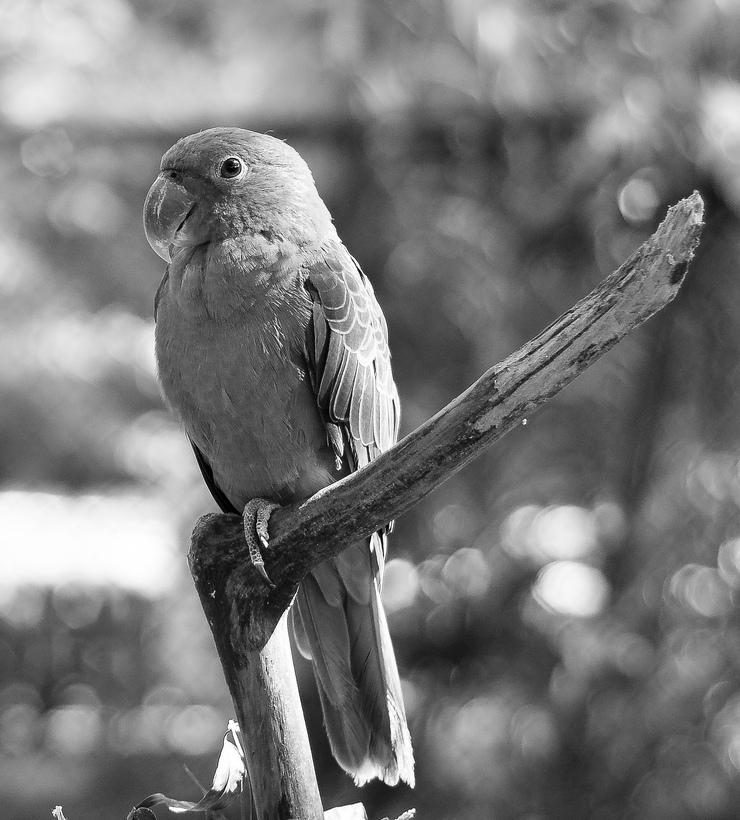
%> input picture matlab/aritmetik/parrot.jpg, 740 x 820 px
$ octave operators.m   (GNU Octave 9; MATLAB toolbox functions it lacks are replaced by stand-ins)
%> lines starting %> are read from the running program, lines starting %| are printed output that depends on the picture


I = imread('parrot.jpg');
%> I is the input picture: size 820x740 uint8; min 0, max 255, mean 121.1
% get information of pic
% whos I

%add
I1 = imadd(I,128);
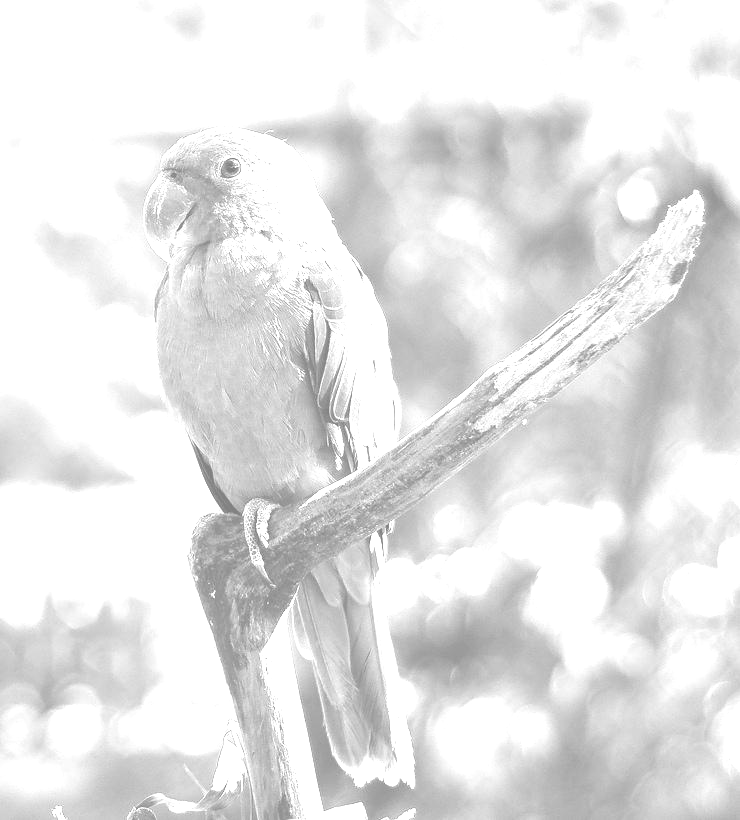
%> I1: size 820x740 uint8; min 128, max 255, mean 229.4

%subtract
I2 = imsubtract(I,128);
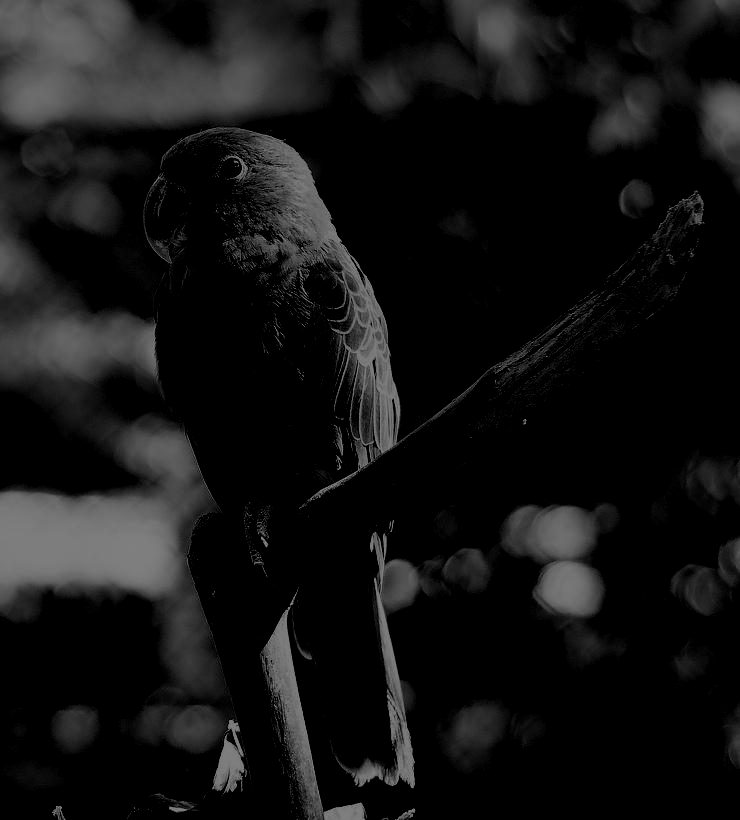
%> I2: size 820x740 uint8; min 0, max 127, mean 19.3

%multiply
I3 = immultiply(I,2);
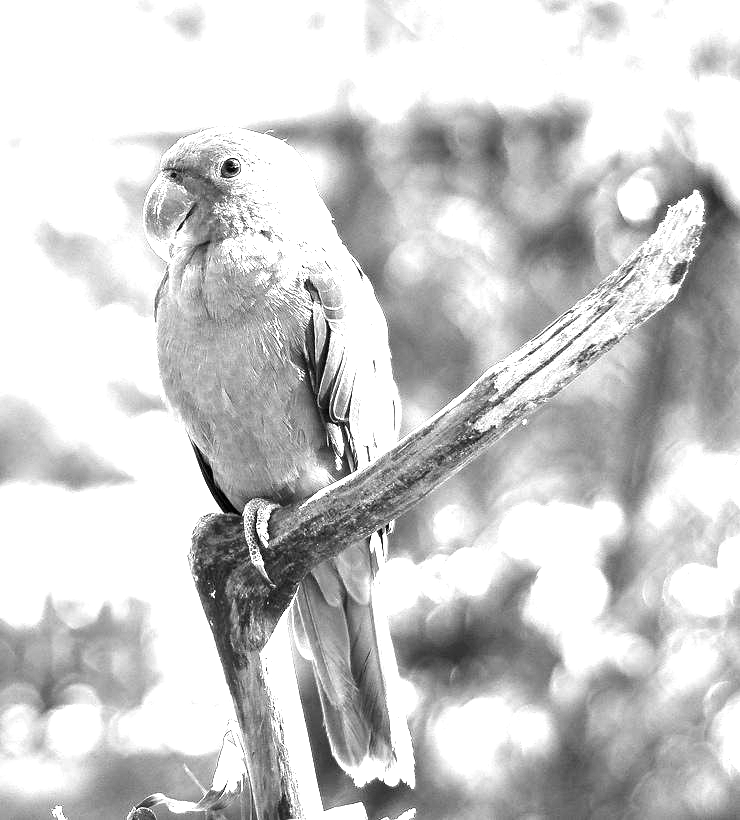
%> I3: size 820x740 uint8; min 0, max 255, mean 203.2

%divide
I4 = imdivide(I,2);
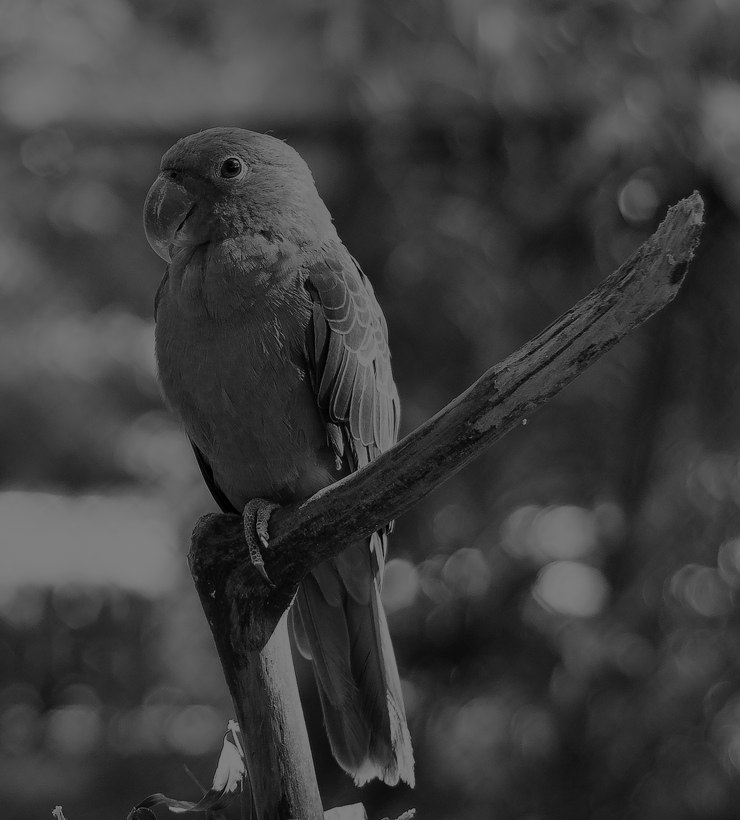
%> I4: size 820x740 uint8; min 0, max 128, mean 60.8

% tersini alma -> goruntunun negatifi
% double class ise 1-m
% binary ise ~m
%uint8 class ise imcomplement(m)
I5 = imcomplement(I);
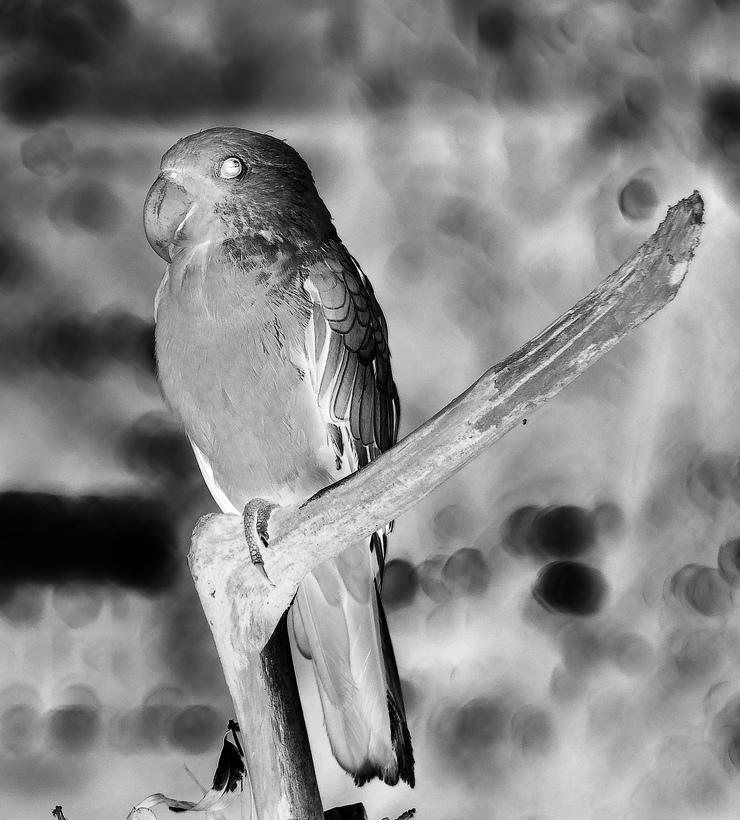
%> I5: size 820x740 uint8; min 0, max 255, mean 133.9

subplot(2,5,1),imshow(I),title('original');
subplot(2,5,2),imshow(I1),title('add');
subplot(2,5,3),imshow(I2),title('subtract');
subplot(2,5,4),imshow(I3),title('multiply');
subplot(2,5,5),imshow(I4),title('divide');
subplot(2,5,6),imshow(I4),title('complement');
